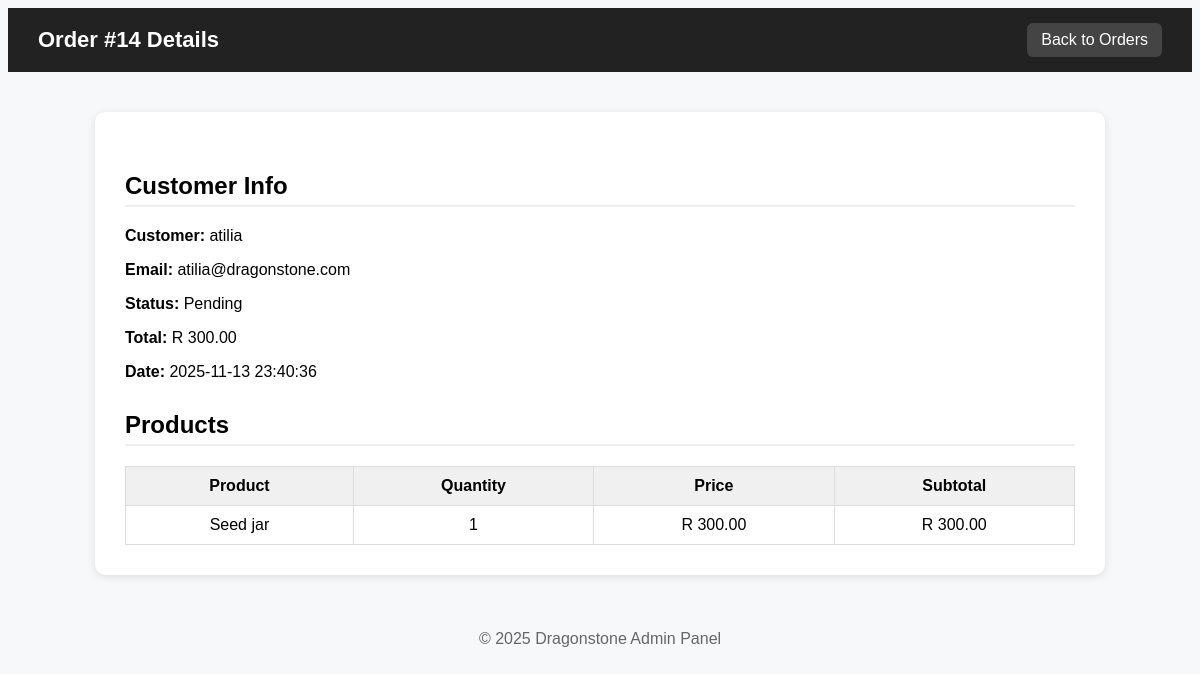
Screenshot of /order-detail.php?id=14 (signed in) with the database file from the repository.
### tables this page shows
CREATE TABLE `orders` (
  `id` int(11) NOT NULL,
  `user_id` int(11) NOT NULL,
  `status` varchar(50) DEFAULT 'Pending',
  `created_at` timestamp NOT NULL DEFAULT current_timestamp(),
  `total_amount` decimal(10,2) DEFAULT NULL,
  `payment_method` varchar(50) DEFAULT NULL
);

CREATE TABLE `users` (
  `id` int(11) NOT NULL,
  `username` varchar(100) NOT NULL,
  `email` varchar(150) NOT NULL,
  `password` varchar(255) NOT NULL,
  `created_at` timestamp NOT NULL DEFAULT current_timestamp(),
  `ecopoints` int(11) DEFAULT 0
);

CREATE TABLE `order_items` (
  `id` int(11) NOT NULL,
  `order_id` int(11) NOT NULL,
  `product_id` int(11) NOT NULL,
  `quantity` int(11) NOT NULL,
  `price` decimal(10,2) NOT NULL
);

CREATE TABLE `products` (
  `id` int(11) NOT NULL,
  `category_id` int(11) NOT NULL,
  `name` varchar(150) NOT NULL,
  `description` text DEFAULT NULL,
  `price` decimal(10,2) NOT NULL,
  `image` varchar(255) DEFAULT NULL,
  `created_at` timestamp NOT NULL DEFAULT current_timestamp(),
  `carbon_footprint` decimal(5,2) DEFAULT NULL
);

### order-detail.php (the view, shortened to what this page needs)
<?php
require_once "../database/db_connect.php";
$order_id = intval($_GET['id']);
$query = "
    SELECT o.*, u.username, u.email
    FROM orders o
    LEFT JOIN users u ON o.user_id = u.id
    WHERE o.id = ?
";
$stmt = $conn->prepare($query);
$stmt->bind_param("i", $order_id);
$stmt->execute();
$order = $stmt->get_result()->fetch_assoc();
$item_query = "
    SELECT oi.*, p.name, p.image
    FROM order_items oi
    LEFT JOIN products p ON oi.product_id = p.id
    WHERE oi.order_id = ?
";
$stmt = $conn->prepare($item_query);
$stmt->bind_param("i", $order_id);
$stmt->execute();
$items = $stmt->get_result();
?>
<!DOCTYPE html>
<html lang="en">
<head>
    <link rel="stylesheet" href="../assets/css/admin.css">
</head>
<body>
<header>
    <h1>Order #<?= $order_id ?> Details</h1>
    <a href="manage-orders.php" class="btn-back">Back to Orders</a>
</header>
<div class="container">
    <h2>Customer Info</h2>
    <p><strong>Customer:</strong> <?= htmlspecialchars($order['username'] ?? 'Guest') ?></p>
    <p><strong>Email:</strong> <?= htmlspecialchars($order['email'] ?? '-') ?></p>
    <p><strong>Status:</strong> <?= ucfirst($order['status'] ?? 'pending') ?></p>
    <?php
    $real_total = 0;
    if ($items && $items->num_rows > 0) {
        $items->data_seek(0);
        while ($item = $items->fetch_assoc()) {
            $real_total += $item['quantity'] * $item['price'];
        }
        $items->data_seek(0);
    }
    ?>
    <p><strong>Total:</strong> R <?= number_format($real_total, 2) ?></p>
    <p><strong>Date:</strong> <?= $order['created_at'] ?></p>
    <h2>Products</h2>
    <table>
        <thead>
            <tr>
                <th>Product</th>
                <th>Quantity</th>
                <th>Price</th>
                <th>Subtotal</th>
            </tr>
        </thead>
        <tbody>
        <?php if ($items && $items->num_rows > 0): ?>
            <?php while ($item = $items->fetch_assoc()): ?>
                <tr>
                    <td><?= htmlspecialchars($item['name']) ?></td>
                    <td><?= $item['quantity'] ?></td>
                    <td>R <?= number_format($item['price'], 2) ?></td>
                    <td>R <?= number_format($item['price'] * $item['quantity'], 2) ?></td>
                </tr>
            <?php endwhile; ?>
        <?php else: ?>
            <tr><td colspan="4" style="text-align:center;">No items found for this order.</td></tr>
        <?php endif; ?>
        </tbody>
    </table>
</div>
<footer>
  &copy; <?= date('Y') ?> Dragonstone Admin Panel
</footer>
</body>
</html>

### order-detail.php (style rules this page uses)
body { background: #f7f8fa; font-family: Arial, sans-serif; }
header { background: #222; color: white; padding: 15px 30px; display: flex; justify-content: space-between; align-items: center; }
header h1 { font-size: 22px; margin: 0; }
.btn-back { background: #444; color: white; padding: 8px 14px; border-radius: 6px; text-decoration: none; }
.container { max-width: 950px; background: white; margin: 40px auto; padding: 30px; border-radius: 10px; box-shadow: 0 2px 10px rgba(0,0,0,0.1); }
h2 { border-bottom: 2px solid #eee; padding-bottom: 5px; margin-top: 30px; }
table { width: 100%; border-collapse: collapse; margin-top: 15px; }
table th, table td { border: 1px solid #ddd; padding: 10px; text-align: center; }
table th { background: #f0f0f0; }
footer { text-align: center; margin-top: 40px; padding: 15px; color: #666; }

### rows the page displays
orders: user.username "atilia", user.email "atilia@dragonstone.com", status "Pending", created_at "2025-11-13 23:40:36"
order_items: product.name "Seed jar", quantity "1", price "300.00", $item['price']*$item['quantity'] "300.00"

### other values shown
$order_id "14"
$real_total "300.00"
